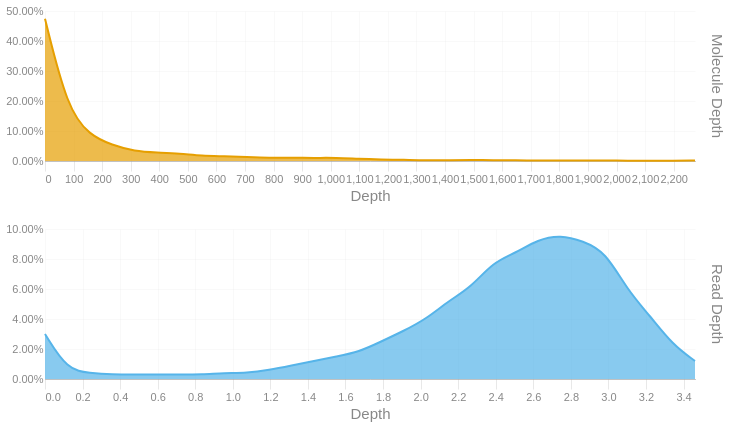

The notebook cell this image was saved under:
### Code cell
readdep = depth_hist(tb['Read Depth'], q99, 3)
readdep = readdep.with_columns(pl.lit('Read Depth').alias('Metric'))
if not SKIPLR:
    moldep = depth_hist(tb['Molecule Depth'], mol_q99, 1)
    moldep = moldep.with_columns(pl.lit('Molecule Depth').alias('Metric'))
    _hist = pl.concat([readdep, moldep])
    _hist = _hist.filter(pl.col('Proportion') != 0)
    with SafeRender(_hist):
        (
            alt.Chart(_hist)        
            .mark_area(interpolate = "basis")
            .encode(
                x=alt.X('Bin:Q').scale(domainMin=0).axis(alt.Axis(title='Depth')),
                y = alt.Y('Proportion:Q', title = None).axis(format = '.2%'),
                color = alt.Color('Metric:N').legend(None),
                row = alt.Row("Metric:N").header(title = None, labelOrient = 'right'),
                tooltip = [
                    alt.Tooltip("Metric:N", title = "Metric"),
                    alt.Tooltip('Interval:N', title = "Depth Interval"),
                    alt.Tooltip('Proportion:Q', title = "% Alignments").format('.2%')
                ]
            )
            .resolve_scale(x='independent', y='independent')
            .properties(
                height = 150, width = 650,
                usermeta={'embedOptions': {'downloadFileName': f'{samplename}.depth.hist'}}
            )
        ).display()
else:
    readdep = readdep.filter(pl.col('Proportion') != 0)
    with SafeRender(readdep):
        (
            alt.Chart(readdep)        
            .mark_area(interpolate = "basis")
            .encode(
                x=alt.X('Bin:Q').scale(domainMin=0).axis(alt.Axis(title='Depth')),
                y = alt.Y('Proportion:Q', title = None).axis(format = '.2%'),
                tooltip = [
                    alt.Tooltip('Interval:N', title = "Depth Interval"),
                    alt.Tooltip('Proportion:Q', title = "% Alignments").format('.2%')
                ]
            )
            .properties(
                usermeta={'embedOptions': {'downloadFileName': f'{samplename}.depth.hist'}}
            )
        ).display()

### Figure 1 — Vega-Lite specification as saved in the notebook (floating-point values rounded to 4 significant figures)
{"width": 650, "height": 150, "config": {"title": {"anchor": "start", "dy": -15, "fontSize": 18, "color": "#888888", "subtitleColor": "#888888", "subtitleFontSize": 14}, "arc": {"fill": "#0072B2"}, "axis": {"domainColor": "#888888", "domainWidth": 0.5, "gridWidth": 0.2, "grid": false, "titleFontWeight": 400, "titleFontSize": 15, "labelFontSize": 11, "labelColor": "#888888", "tickColor": "#888888", "tickWidth": 0.2, "titleColor": "#888888"}, "axisBand": {"grid": false}, "axisX": {"grid": true, "tickSize": 10, "domainCap": "round"}, "axisY": {"domain": false, "grid": true, "tickSize": 0, "domainCap": "round"}, "background": "transparent", "header": {"labelFontSize": 15, "labelColor": "#888888", "titleFontSize": 15, "titleFontWeight": 600, "titleColor": "#888888"}, "legend": {"labelFont": "sans-serif", "labelFontSize": 12, "labelColor": "#888888", "symbolSize": 100, "symbolType": "circle", "titleFontSize": 12, "titlePadding": 10, "titleColor": "#888888", "title": null}, "range": {"category": ["#E69F00", "#56B4E9", "#009E73", "#F0E442", "#0072B2", "#D55E00", "#CC79A7", "#000000"], "diverging": ["#cfe8f3", "#a2d4ec", "#73bfe2", "#46abdb", "#1696d2", "#12719e"]}, "area": {"fill": "#0072B2", "fillOpacity": 0.7, "line": true, "strokeOpacity": 0.7}, "line": {"color": "#0072B2", "stroke": "#0072B2", "strokeWidth": 2}, "trail": {"color": "#0072B2", "stroke": "#0072B2", "strokeWidth": 0, "size": 1}, "point": {"filled": true, "fillOpacity": 1.0, "size": 95}, "text": {"color": "#888888", "fontSize": 11, "align": "right", "fontWeight": 400, "size": 11}, "bar": {"fill": "#0072B2", "stroke": null}, "view": {"stroke": null, "continuousWidth": 660, "continuousHeight": 400}}, "data": {"name": "data-5ba726bd91c7bcfcb833af39bc961055"}, "mark": {"type": "area", "interpolate": "basis"}, "encoding": {"color": {"field": "Metric", "legend": null, "type": "nominal"}, "row": {"field": "Metric", "header": {"title": null, "labelOrient": "right"}, "type": "nominal"}, "tooltip": [{"field": "Metric", "title": "Metric", "type": "nominal"}, {"field": "Interval", "title": "Depth Interval", "type": "nominal"}, {"field": "Proportion", "format": ".2%", "title": "% Alignments", "type": "quantitative"}], "x": {"axis": {"title": "Depth"}, "field": "Bin", "scale": {"domainMin": 0}, "type": "quantitative"}, "y": {"axis": {"format": ".2%"}, "field": "Proportion", "title": null, "type": "quantitative"}}, "resolve": {"scale": {"x": "independent", "y": "independent"}}, "usermeta": {"embedOptions": {"downloadFileName": "S6_Musquodoboit_1549.depth.hist"}}, "$schema": "https://vega.github.io/schema/vega-lite/v6.1.0.json", "datasets": {"data-5ba726bd91c7bcfcb833af39bc961055": [{"Bin": 0.0, "Interval": "0.0-0.119", "Proportion": 0.03, "Metric": "Read Depth"}, {"Bin": 0.119, "Interval": "0.119-0.239", "Proportion": 0.006, "Metric": "Read Depth"}, {"Bin": 0.239, "Interval": "0.239-0.358", "Proportion": 0.004, "Metric": "Read Depth"}, {"Bin": 0.358, "Interval": "0.358-0.477", "Proportion": 0.003, "Metric": "Read Depth"}, {"Bin": 0.477, "Interval": "0.477-0.597", "Proportion": 0.003, "Metric": "Read Depth"}, {"Bin": 0.597, "Interval": "0.597-0.716", "Proportion": 0.003, "Metric": "Read Depth"}, {"Bin": 0.716, "Interval": "0.716-0.835", "Proportion": 0.003, "Metric": "Read Depth"}, {"Bin": 0.835, "Interval": "0.835-0.955", "Proportion": 0.003, "Metric": "Read Depth"}, {"Bin": 0.955, "Interval": "0.955-1.074", "Proportion": 0.004, "Metric": "Read Depth"}, {"Bin": 1.074, "Interval": "1.074-1.193", "Proportion": 0.004, "Metric": "Read Depth"}, {"Bin": 1.193, "Interval": "1.193-1.313", "Proportion": 0.006, "Metric": "Read Depth"}, {"Bin": 1.313, "Interval": "1.313-1.432", "Proportion": 0.009, "Metric": "Read Depth"}, {"Bin": 1.432, "Interval": "1.432-1.551", "Proportion": 0.012, "Metric": "Read Depth"}, {"Bin": 1.551, "Interval": "1.551-1.671", "Proportion": 0.015, "Metric": "Read Depth"}, {"Bin": 1.671, "Interval": "1.671-1.79", "Proportion": 0.018, "Metric": "Read Depth"}, {"Bin": 1.79, "Interval": "1.79-1.909", "Proportion": 0.025, "Metric": "Read Depth"}, {"Bin": 1.909, "Interval": "1.909-2.029", "Proportion": 0.032, "Metric": "Read Depth"}, {"Bin": 2.029, "Interval": "2.029-2.148", "Proportion": 0.04, "Metric": "Read Depth"}, {"Bin": 2.148, "Interval": "2.148-2.267", "Proportion": 0.052, "Metric": "Read Depth"}, {"Bin": 2.267, "Interval": "2.267-2.387", "Proportion": 0.061, "Metric": "Read Depth"}, {"Bin": 2.387, "Interval": "2.387-2.506", "Proportion": 0.078, "Metric": "Read Depth"}, {"Bin": 2.506, "Interval": "2.506-2.625", "Proportion": 0.084, "Metric": "Read Depth"}, {"Bin": 2.625, "Interval": "2.625-2.745", "Proportion": 0.093, "Metric": "Read Depth"}, {"Bin": 2.745, "Interval": "2.745-2.864", "Proportion": 0.096, "Metric": "Read Depth"}, {"Bin": 2.864, "Interval": "2.864-2.983", "Proportion": 0.092, "Metric": "Read Depth"}, {"Bin": 2.983, "Interval": "2.983-3.103", "Proportion": 0.085, "Metric": "Read Depth"}, {"Bin": 3.103, "Interval": "3.103-3.222", "Proportion": 0.059, "Metric": "Read Depth"}, {"Bin": 3.222, "Interval": "3.222-3.341", "Proportion": 0.042, "Metric": "Read Depth"}, {"Bin": 3.341, "Interval": "3.341-3.461", "Proportion": 0.023, "Metric": "Read Depth"}, {"Bin": 3.461, "Interval": "3.461-3.58", "Proportion": 0.012, "Metric": "Read Depth"}, {"Bin": 0.0, "Interval": "0.0-78.4", "Proportion": 0.474, "Metric": "Molecule Depth"}, {"Bin": 78.4, "Interval": "78.4-156.9", "Proportion": 0.174, "Metric": "Molecule Depth"}, {"Bin": 156.9, "Interval": "156.9-235.3", "Proportion": 0.085, "Metric": "Molecule Depth"}, {"Bin": 235.3, "Interval": "235.3-313.8", "Proportion": 0.053, "Metric": "Molecule Depth"}, {"Bin": 313.8, "Interval": "313.8-392.2", "Proportion": 0.032, "Metric": "Molecule Depth"}, {"Bin": 392.2, "Interval": "392.2-470.6", "Proportion": 0.028, "Metric": "Molecule Depth"}, {"Bin": 470.6, "Interval": "470.6-549.1", "Proportion": 0.025, "Metric": "Molecule Depth"}, {"Bin": 549.1, "Interval": "549.1-627.5", "Proportion": 0.017, "Metric": "Molecule Depth"}, {"Bin": 627.5, "Interval": "627.5-706.0", "Proportion": 0.016, "Metric": "Molecule Depth"}, {"Bin": 706.0, "Interval": "706.0-784.4", "Proportion": 0.013, "Metric": "Molecule Depth"}, {"Bin": 784.4, "Interval": "784.4-862.8", "Proportion": 0.01, "Metric": "Molecule Depth"}, {"Bin": 862.8, "Interval": "862.8-941.3", "Proportion": 0.011, "Metric": "Molecule Depth"}, {"Bin": 941.3, "Interval": "941.3-1019.7", "Proportion": 0.01, "Metric": "Molecule Depth"}, {"Bin": 1020.0, "Interval": "1019.7-1098.1", "Proportion": 0.011, "Metric": "Molecule Depth"}, {"Bin": 1098.0, "Interval": "1098.1-1176.6", "Proportion": 0.007, "Metric": "Molecule Depth"}, {"Bin": 1177.0, "Interval": "1176.6-1255.0", "Proportion": 0.005, "Metric": "Molecule Depth"}, {"Bin": 1255.0, "Interval": "1255.0-1333.5", "Proportion": 0.004, "Metric": "Molecule Depth"}, {"Bin": 1334.0, "Interval": "1333.5-1411.9", "Proportion": 0.002, "Metric": "Molecule Depth"}, {"Bin": 1412.0, "Interval": "1411.9-1490.3", "Proportion": 0.003, "Metric": "Molecule Depth"}, {"Bin": 1490.0, "Interval": "1490.3-1568.8", "Proportion": 0.003, "Metric": "Molecule Depth"}, {"Bin": 1569.0, "Interval": "1568.8-1647.2", "Proportion": 0.003, "Metric": "Molecule Depth"}, {"Bin": 1647.0, "Interval": "1647.2-1725.7", "Proportion": 0.002, "Metric": "Molecule Depth"}, {"Bin": 1726.0, "Interval": "1725.7-1804.1", "Proportion": 0.002, "Metric": "Molecule Depth"}, {"Bin": 1804.0, "Interval": "1804.1-1882.5", "Proportion": 0.001, "Metric": "Molecule Depth"}, {"Bin": 1882.0, "Interval": "1882.5-1961.0", "Proportion": 0.002, "Metric": "Molecule Depth"}, {"Bin": 1961.0, "Interval": "1961.0-2039.4", "Proportion": 0.002, "Metric": "Molecule Depth"}, {"Bin": 2039.0, "Interval": "2039.4-2117.9", "Proportion": 0.001, "Metric": "Molecule Depth"}, {"Bin": 2118.0, "Interval": "2117.9-2196.3", "Proportion": 0.001, "Metric": "Molecule Depth"}, {"Bin": 2196.0, "Interval": "2196.3-2274.7", "Proportion": 0.001, "Metric": "Molecule Depth"}, {"Bin": 2275.0, "Interval": "2274.7-2353.17", "Proportion": 0.002, "Metric": "Molecule Depth"}]}}
